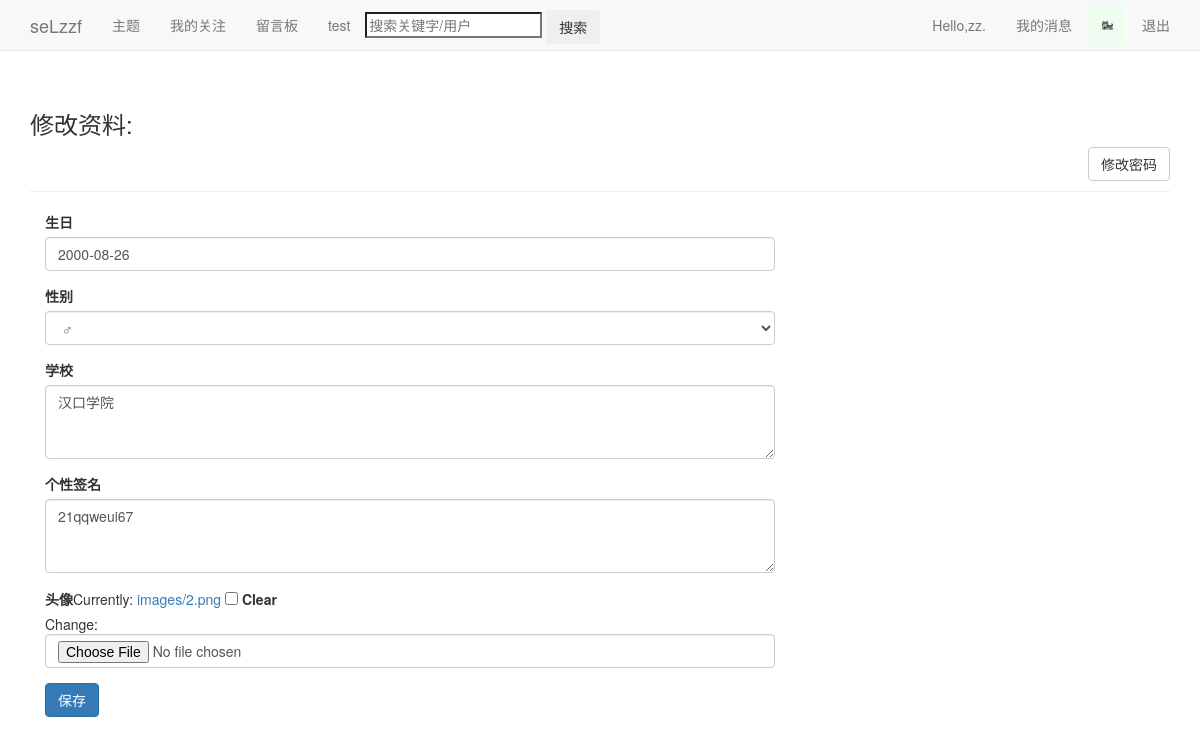
Page /users/alterinfo/ (signed in) on the committed database.
### users/models.py (models this page shows, shortened)
class Userinfo(models.Model):
	user=models.OneToOneField(User)
	pic=models.ImageField(upload_to='images',default='images/default.jpg',verbose_name='头像',blank=True)
	sex=models.CharField('性别',max_length=2,choices=(
	('男','♂'),('女','♀')),blank=True)
	birthday=models.DateField('生日',default='2000-01-01',blank=True)
	school=models.TextField('学校',max_length=50,default='暂未设置所在学校')
	autograph=models.TextField('个性签名',max_length=50,default='暂未设置个性签名')

### users/views.py (the view)
def alterinfo(request):
	page_user=request.user
	if request.method!='POST':
		userinfo=Userinfo.objects.get(user=page_user)
		infoform=UserProfileForm(instance=userinfo)
		context={'infoform':infoform,'page_user':page_user}
		return render(request,'users/alterinfo.html',context)
	else:
		userinfo=Userinfo.objects.get(user=page_user)
		form=UserProfileForm(request.POST,request.FILES,instance=userinfo)
		if form.is_valid():
			form.save()
		return HttpResponseRedirect(reverse('blogs:index'))

### users/forms.py
class UserProfileForm(ModelForm):
	class Meta:
		model=Userinfo
		fields=['birthday','sex','school','autograph','pic']
		widgets={
			'school':Textarea(attrs={'rows':3}),
			'autograph':Textarea(attrs={'rows':3}),
		}

### blog/context_processor.py (called while the page is built)
def request_userinfo(request):
	user=request.user
	try:
		request_userinfo=Userinfo.objects.get(user=user)
		return {'request_userinfo':request_userinfo}
	except:
		return {'request_userinfo':'请登录.'}

### users/templates/users/alterinfo.html (shortened to what this page needs)
{% extends "blogs/base.html" %}
{% load bootstrap3 %}
{% block header %}
<h3 style="margin-top: 0px;">修改资料:</h3>
<p style="margin-bottom:1px" align="right">
    <a href="{% url 'password_change' %}"><button class="btn btn-default">修改密码</button></a>
</p>
{% endblock header %}
{% block content %}
<div class="col-md-8">
<form method='post' action="{% url 'users:alterinfo' %}" class='form' enctype="multipart/form-data">
  {% bootstrap_form infoform %}
{% buttons %}
  <button name='submit' class='btn btn-primary'>保存</button>
{% endbuttons %}
</form>
</div>
{% endblock content %}

### blogs/templates/blogs/base.html (shortened to what this page needs)
{% load bootstrap3 %}
{% load static %}
<!DOCTYPE html>
<html lang='en'>
<head>
  {% bootstrap_css %}
</head>
<body>
  <nav class='navbar navbar-default navbar-static-top'>
    <div class='container'>
	  <div class='navbar-header'>
	    <a class='navbar-brand' href="{% url 'blogs:index' %}">seLzzf</a>
	  </div>
	  <div id='navbar' class='navbar-collapse collapse'>
	    <ul class='nav navbar-nav'>
		  <li><a href="{% url 'blogs:themes' page_user.id %}">主题</a></li>
		  {% if user == page_user %}
		  <li><a href="{% url 'action:action' user.id %}">我的关注</a></li>
		  {% endif %}
		  <li><a href="{% url 'message:message' page_user.id %}">留言板</a></li>
		  <li><a href="{% url 'blogs:test' %}">test</a></li>
		  <li style='margin-top:10px' class='search'>
		    <form method='post' action="{% url 'blogs:search' %}">
		    <input name='search' type='search' placeholder='搜索关键字/用户'>
		    <input class='btn' type='submit' value='搜索'>
		    </form>
		  </li>
		</ul>
		<ul class='nav navbar-nav navbar-right'>
		  {% if user.is_authenticated %}
			<li><a href="{% url 'users:userinfo' user.id %}">Hello,{{ user.username }}.</a></li>
			<li><a href="{% url 'users:news' %}">我的消息</a></li>
			<li><img style='margin-top:5px' src="{{ request_userinfo.pic.url }}" alt='pic' height="40" width="40"/></li>
			<li><a href="{% url 'users:logout' %}">退出</a></li>
		  {% endif %}
		</ul>
	  </div>
	</div>
  </nav>
  <div class='container'>
    <div class='page-header'>
      {% block header %}{% endblock header %}
    </div>
    <div>
      {% block content %}{% endblock content %}
	</div>
  </div>
</body>
</html>

### rows in the picture
Userinfo: pic (picture), birthday "2000-08-26", sex "♂", school "汉口学院", autograph "21qqweui67"

### other values in the picture
{{ user.username }} "zz"
